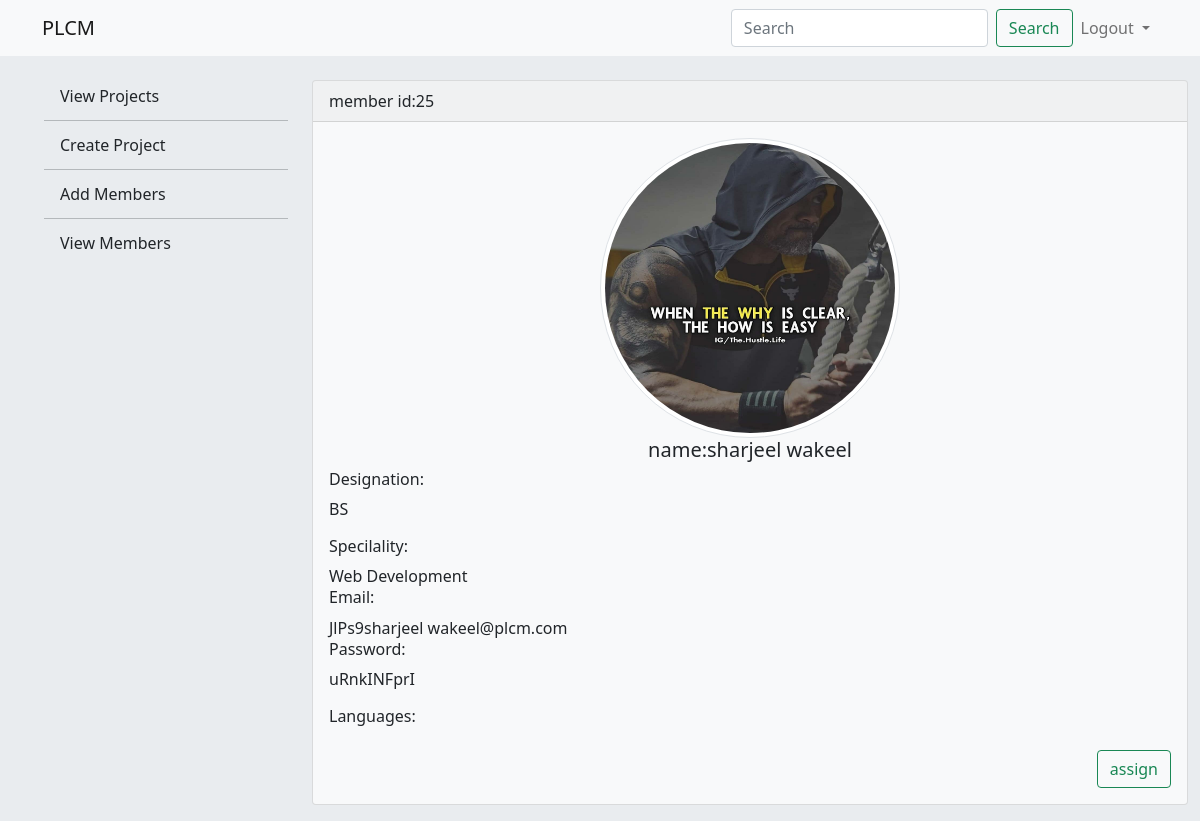
/admin/view_member_detail.php?p_id=25 (signed in), run on an earlier commit of the app's database.
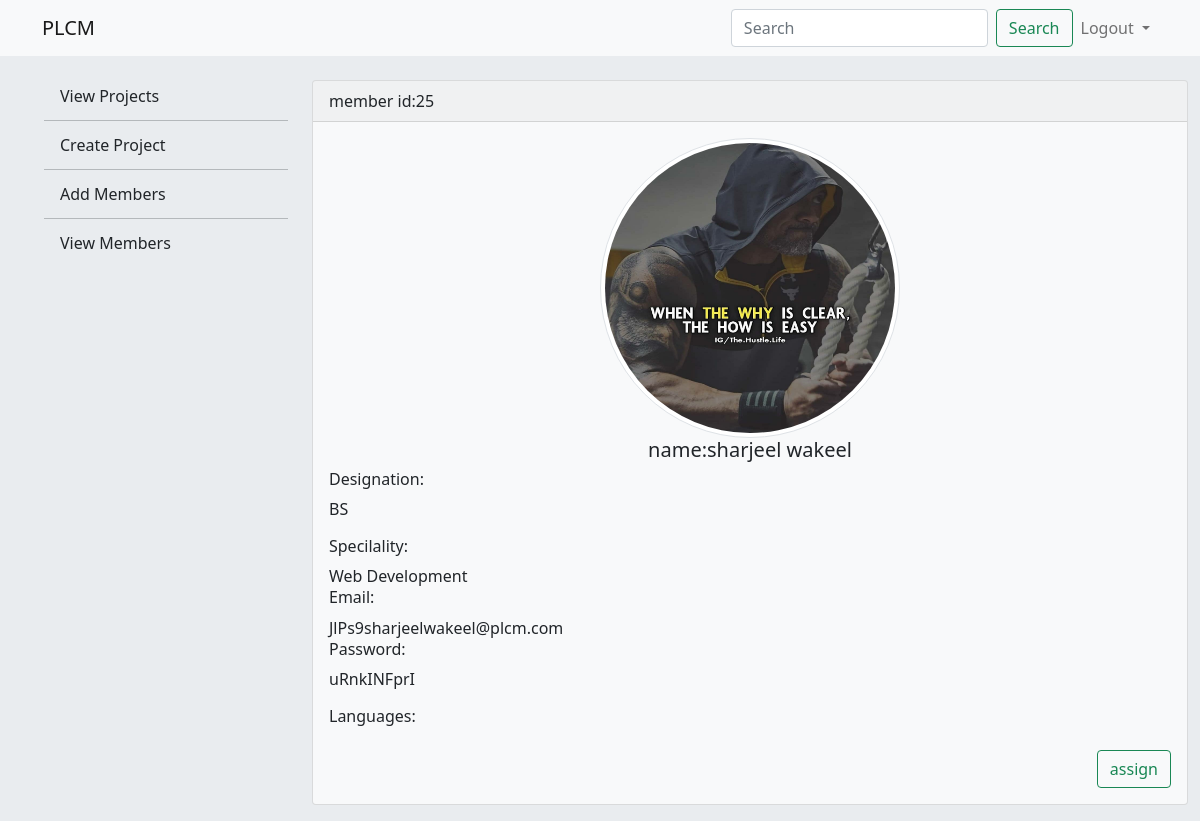
And on a later commit of the database.
### tables this page shows
CREATE TABLE `members` (
  `m_id` int(11) NOT NULL,
  `f_name` text NOT NULL,
  `l_name` text NOT NULL,
  `reg_no` text NOT NULL,
  `email` text NOT NULL,
  `password` text NOT NULL,
  `designation` text NOT NULL,
  `speciality` text NOT NULL,
  `img_path` text NOT NULL,
  `date` timestamp NOT NULL DEFAULT current_timestamp() ON UPDATE current_timestamp()
);

### admin/view_member_detail.php (the view, shortened to what this page needs)
<?php
include("connection/connection.php");
$query="select * from members where m_id=".$_GET['p_id'];
$result=mysqli_query($conn,$query);
?>
<!doctype html>
<html lang="en">
  <head>
    <link href="https://cdn.jsdelivr.net/npm/bootstrap@5.1.3/dist/css/bootstrap.min.css" rel="stylesheet">
    <link rel='stylesheet' href='css/style.css'>
  </head>
  <body>
  <div class='container-fluid p-0 responsive'>
  <nav class="navbar navbar-expand-md navbar-light bg-light">
  <div class="container">
    <a class="navbar-brand" href="#">PLCM</a>
    <div class="collapse navbar-collapse" id="navbarSupportedContent">
      <form class="d-flex">
        <input class="form-control me-2" type="search" placeholder="Search" aria-label="Search">
        <button class="btn btn-outline-success" type="submit">Search</button>
      </form>
      <ul class='navbar-nav'>
      <li class="nav-item dropdown">
          <a class="nav-link dropdown-toggle" href="#" id="navbarDropdown" role="button" data-bs-toggle="dropdown" aria-expanded="false">
            Logout
          </a>
        </li>
</ul>
    </div>
  </div>
</nav>
<section class='content bg'>
  <div class='row m-0 pt-md-4'>
  <div class='col-md-3 d-none d-md-block align-self-start'>
  <ul class='menu '>
  <li><a class="dropdown-item " href="index.php">View Projects</a></li>
            <li><hr class="dropdown-divider"></li>
            <li><a class="dropdown-item" href="create_project.php">Create Project</a></li>
            <li><hr class="dropdown-divider"></li>
            <li><a class="dropdown-item" href="add_member.php">Add Members</a></li>
            <li><hr class="dropdown-divider"></li>
            <li><a class="dropdown-item" href="view_member.php">View Members</a></li>
</ul>
</div>
<div class='col-md-9 align-self-start'>
    <div class='row'>
<?php if(mysqli_num_rows($result)>0){
  while($row=mysqli_fetch_assoc($result)){
  ?>
    <div class='col-md-12 mt-2 mt-md-0 '>
    <div class="card text-dark bg-light mb-3" >
               <div class="card-header d-flex">member id:<?php echo $row['m_id']; ?>
  </div>
          <div class="card-body  d-flex flex-column">
          <img src='<?php echo $row['img_path']; ?>' style='width:300px;height:300px' class='rounded-circle mx-auto img-thumbnail'>
          <h5 class="card-title text-center">name:<?php echo$row['f_name']." ".$row['l_name']; ?></h5>
          <h5 class="card-title h6 ">Designation:</h5>
          <p class='text-body'>
  <?php
echo $row['designation'];
    ?>
    <h5 class="card-title h6 ">Specilality:</h5>
    <?php
    echo $row['speciality'];
    ?>
<h5 class="card-title h6 ">Email:</h5>
<?php
echo $row['email'];
?>
<h5 class="card-title h6 ">Password:</h5>
<?php
echo $row['password'];
?>
    </P>
    <h5 class="card-title h6 ">Languages:</h5>
     <a href="assign.php?id=<?php echo $_GET['p_id'];  ?>" class='btn btn-outline-success align-self-end'>assign</a>
     </div>
        </div>
    </div>
<?php }
} ?>
</div>
</div>
</div>
</section>
</div>
</body>
</html>

What changed in the data, as far as the page shows it:
changed members "sharjeel": email "JlPs9sharjeel wakeel@plcm.com" → "JlPs9sharjeelwakeel@plcm.com"
